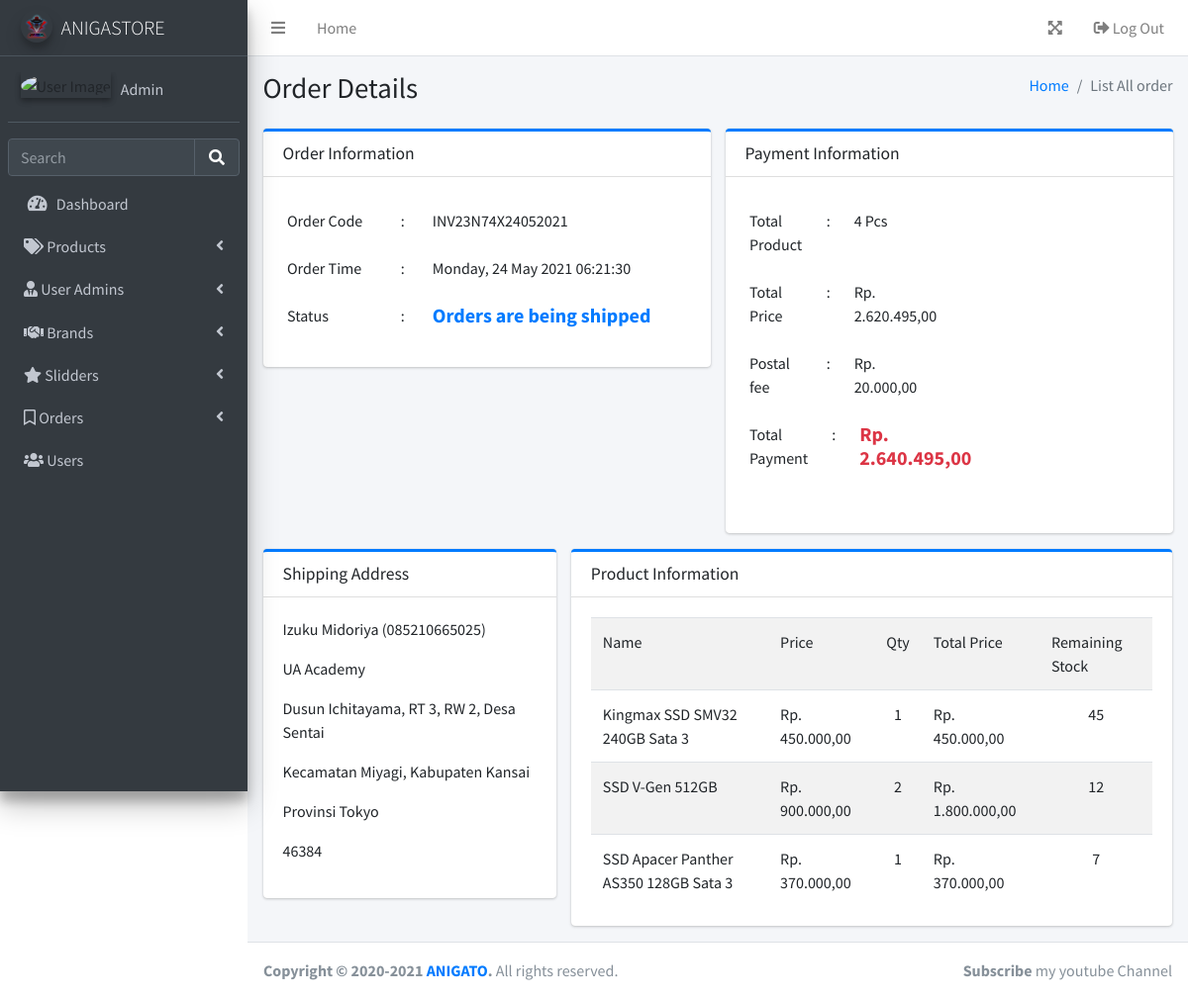
Page /layouts/backend/orders/detail.php?id=46 (signed in) on the committed database.
### tables this page shows
CREATE TABLE `orders` (
  `id` int(11) NOT NULL,
  `kode_pemesanan` varchar(255) NOT NULL,
  `id_user` int(11) NOT NULL,
  `order_time` datetime NOT NULL,
  `status` int(11) NOT NULL,
  `total_qty` int(11) NOT NULL,
  `total_price` int(11) NOT NULL,
  `payment` varchar(20) DEFAULT NULL
);

CREATE TABLE `users` (
  `id` int(11) NOT NULL,
  `username` varchar(50) NOT NULL,
  `email` varchar(50) DEFAULT NULL,
  `password` varchar(255) NOT NULL,
  `full_name` varchar(100) DEFAULT NULL,
  `nick_name` varchar(50) DEFAULT NULL,
  `phone` varchar(20) DEFAULT NULL,
  `img` varchar(100) DEFAULT NULL
);

CREATE TABLE `address` (
  `id` int(11) NOT NULL,
  `id_user` int(11) NOT NULL,
  `additional` text NOT NULL,
  `rt` int(11) NOT NULL,
  `rw` int(11) NOT NULL,
  `dusun` varchar(50) NOT NULL,
  `desa` varchar(50) NOT NULL,
  `kecamatan` varchar(50) NOT NULL,
  `kabupaten` varchar(50) NOT NULL,
  `provinsi` varchar(50) NOT NULL,
  `kode_pos` int(11) NOT NULL
);

CREATE TABLE `order_details` (
  `id` int(11) NOT NULL,
  `id_product` int(11) NOT NULL,
  `id_order` int(11) NOT NULL,
  `qty` int(11) NOT NULL,
  `subtotal_price` int(11) NOT NULL
);

CREATE TABLE `products` (
  `id` int(11) NOT NULL,
  `sku` varchar(30) NOT NULL,
  `name` varchar(100) NOT NULL,
  `category` varchar(20) NOT NULL,
  `id_brand` int(11) NOT NULL,
  `stok` int(3) NOT NULL,
  `capacity` int(4) NOT NULL,
  `price` int(11) NOT NULL,
  `weight` int(11) NOT NULL,
  `img` varchar(100) DEFAULT NULL,
  `description` text NOT NULL,
  `date_add` date DEFAULT NULL,
  `date_modified` date DEFAULT NULL
);

### php/function.php (called while the page is built, shortened)
<?php
function koneksi()
{
    $conn = mysqli_connect("localhost", "root", "");
    mysqli_select_db($conn, "pw_tubes_203040096");
    return $conn;
}
function query($sql)
{
    $conn = koneksi();
    $res = mysqli_query($conn, "$sql");
    $rows = [];
    while ($row = mysqli_fetch_assoc($res)) {
        $rows[] = $row;
    }
    return $rows;
}
function rupiah($harga)
{
    $hasil_harga = "Rp. " . number_format($harga, 2, ',', '.');
    return $hasil_harga;
}

### layouts/backend/orders/detail.php (the view, shortened to what this page needs)
<?php
require '../function.php';
$id_order = $_GET['id'];
$order = query("SELECT*FROM orders WHERE id = $id_order ORDER BY status ASC")[0];
$order_detail = query("SELECT*FROM order_details where id_order = $id_order");
$id_user = $order['id_user'];
$user = query("SELECT*FROM users where id = $id_user")[0];
$address = query("SELECT*FROM address where id_user = $id_user")[0];
?>
<!DOCTYPE html>
<html lang="en">
<head>
    <?php require_once '../../../themes/backend/parts/link-header.php' ?>
</head>
<body class="hold-transition sidebar-mini layout-fixed layout-navbar-fixed">
    <div class="wrapper">
        <?php require_once '../../../themes/backend/parts/navbar.php'; ?>
        <?php require_once '../../../themes/backend/parts/sidebar.php'; ?>
        <div class="content-wrapper">
            <section class="content-header">
                <div class="container-fluid">
                    <div class="row mb-2">
                        <div class="col-sm-6">
                            <h1>Order Details</h1>
                        </div>
                        <div class="col-sm-6">
                            <ol class="breadcrumb float-sm-right">
                                <li class="breadcrumb-item"><a href="#">Home</a></li>
                                <li class="breadcrumb-item active">List All order</li>
                            </ol>
                        </div>
                    </div>
                </div>
            </section>
            <section class="content">
                <div class="container-fluid">
                    <div class="row">
                        <div class="col-lg-6">
                            <div class="card card-primary card-outline">
                                <div class="card-header">
                                    <h5 class="card-title m-0">Order Information</h5>
                                </div>
                                <div class="card-body row">
                                    <table class="table table-borderless">
                                        <tr>
                                            <td>Order Code</td>
                                            <td>:</td>
                                            <td><?= $order['kode_pemesanan'] ?></td>
                                        </tr>
                                        <tr>
                                            <td>Order Time</td>
                                            <td>:</td>
                                            <td>
                                                <?= strftime("%A", strtotime($order["order_time"])) . ", " . date("d", strtotime($order["order_time"])) . " " . strftime("%B", strtotime($order["order_time"])) . " " . date("Y", strtotime($order["order_time"])) . " " . date("H:i:s", strtotime($order["order_time"])) ?>
                                            </td>
                                        </tr>
                                        <tr>
                                            <td>Status</td>
                                            <td>:</td>
                                            <td><?php
                                                switch ($order['status']) {
                                                    case 4:
                                                        echo '<h5 class="text-primary font-weight-bold">Orders are being shipped</h5>';
                                                        break;
                                                }
                                                ?></td>
                                        </tr>
                                    </table>
                                </div>
                            </div>
                        </div>
                        <div class="col-lg-6">
                            <div class="card card-primary card-outline">
                                <div class="card-header">
                                    <h5 class="card-title m-0">Payment Information</h5>
                                </div>
                                <div class="card-body row">
                                    <table class="table table-borderless col-md-6">
                                        <tr>
                                            <td>Total Product</td>
                                            <td>:</td>
                                            <td><?= $order['total_qty'] ?> Pcs</td>
                                        </tr>
                                        <tr>
                                            <td>Total Price</td>
                                            <td>:</td>
                                            <td><?= rupiah($order['total_price']) ?></td>
                                        </tr>
                                        <tr>
                                            <td>Postal fee</td>
                                            <td>:</td>
                                            <td><?= rupiah(20000) ?></td>
                                        </tr>
                                    </table>
                                    <table class="table table-borderless col-md-6">
                                        <tr>
                                            <td>Total Payment</td>
                                            <td>:</td>
                                            <?php
                                            $total = $order['total_price'] + 20000;
                                            ?>
                                            <td>
                                                <h5 class="text-danger font-weight-bold"><?= rupiah($total) ?></h5>
                                            </td>
                                        </tr>
                                        <tr>
                                            <td colspan="3">
                                            </td>
                                        </tr>
                                    </table>
                                </div>
                            </div>
                        </div>
                        <div class="col-lg-4">
                            <div class="card card-primary card-outline">
                                <div class="card-header">
                                    <h5 class="card-title m-0">Shipping Address</h5>
                                </div>
                                <div class="card-body">
                                    <p><?= $user['full_name'] ?> (<?= $user['phone'] ?>)</p>
                                    <p><?= $address['additional'] ?></p>
                                    <p>Dusun <?= $address['dusun'] ?>, RT <?= $address['rt'] ?>, RW <?= $address['rw'] ?>, Desa <?= $address['desa'] ?></p>
                                    <p>Kecamatan <?= $address['kecamatan'] ?>, Kabupaten <?= $address['kabupaten'] ?></p>
                                    <p>Provinsi <?= $address['provinsi'] ?></p>
                                    <p><?= $address['kode_pos'] ?></p>
                                </div>
                            </div>
                        </div>
                        <div class="col-lg-8">
                            <div class="card card-primary card-outline">
                                <div class="card-header">
                                    <h5 class="card-title m-0">Product Information</h5>
                                </div>
                                <div class="card-body">
                                    <table class="table table-striped">
                                        <tr>
                                            <td>Name</td>
                                            <td>Price</td>
                                            <td>Qty</td>
                                            <td>Total Price</td>
                                            <td>Remaining Stock</td>
                                        </tr>
                                        <?php foreach ($order_detail as $detail) : ?>
                                            <?php
                                            $id_product = $detail['id_product'];
                                            $product = query("SELECT*FROM products WHERE id = $id_product")[0]
                                            ?>
                                            <tr>
                                                <td><?= $product['name'] ?></td>
                                                <td><?= rupiah($product['price']) ?></td>
                                                <td class="text-center"><?= $detail['qty'] ?></td>
                                                <td><?= rupiah($detail['subtotal_price']) ?></td>
                                                <td class="text-center"><?= $product['stok'] ?></td>
                                            </tr>
                                        <?php endforeach; ?>
                                    </table>
                                </div>
                            </div>
                        </div>
                    </div>
            </section>
        </div>
        <?php require_once '../../../themes/backend/parts/footer.php'; ?>
    </div>
</body>
</html>

### rows in the picture
orders: kode_pemesanan "INV23N74X24052021", order_time "Monday", order_time "24", order_time "May", order_time "2021", order_time "06:21:30", total_qty "4", total_price "Rp. 2.620.495,00", total_price "Rp. 2.640.495,00"
users: full_name "Izuku Midoriya", phone "085210665025"
address: additional "UA Academy", dusun "Ichitayama", rt "3", rw "2", desa "Sentai", kecamatan "Miyagi", kabupaten "Kansai", provinsi "Tokyo", kode_pos "46384"
order_details: id_product.name "Kingmax SSD SMV32 240GB Sata 3", id_product.price "Rp. 450.000,00", qty "1", subtotal_price "Rp. 450.000,00", id_product.stok "45"
order_details: id_product.name "SSD V-Gen 512GB", id_product.price "Rp. 900.000,00", qty "2", subtotal_price "Rp. 1.800.000,00", id_product.stok "12"
order_details: id_product.name "SSD Apacer Panther AS350 128GB Sata 3", id_product.price "Rp. 370.000,00", qty "1", subtotal_price "Rp. 370.000,00", id_product.stok "7"

### other values in the picture
$_SESSION['username'] "Admin"
rupiah(20000) "Rp. 20.000,00"
